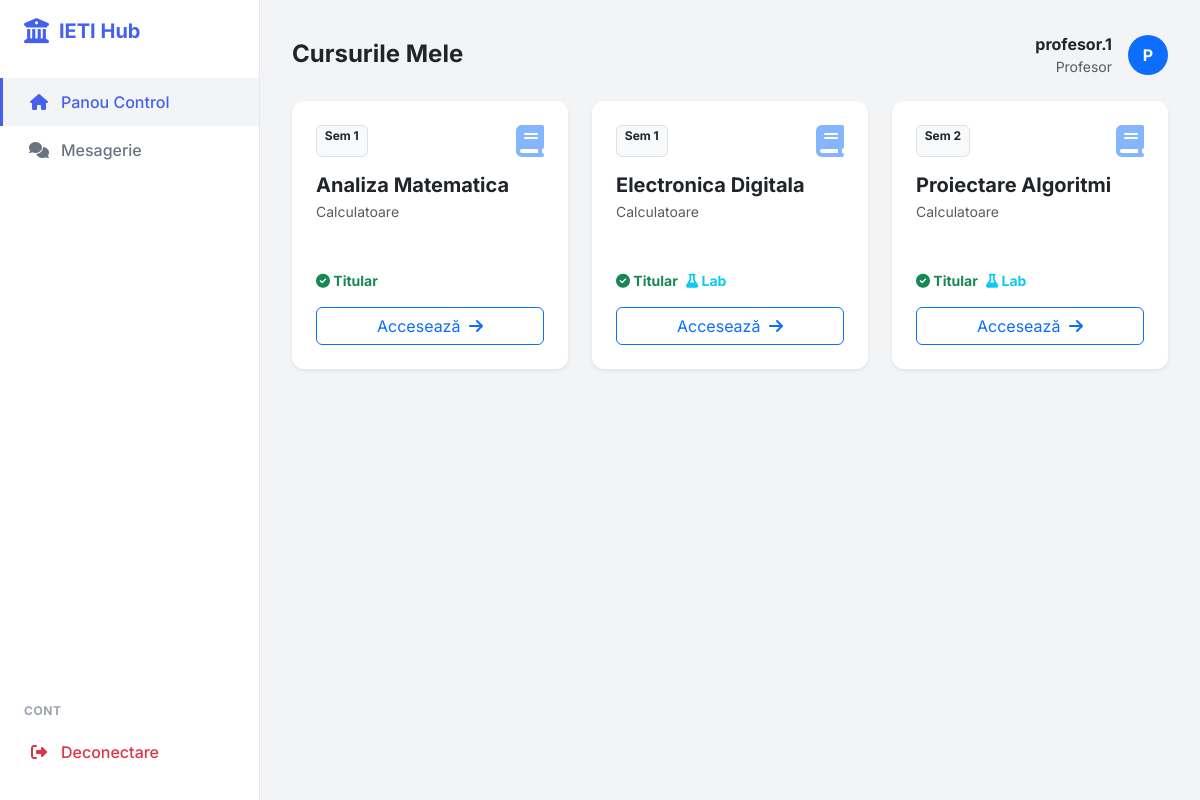
The app's page / (signed in) with its own data.
### app.py (models this page shows, shortened)
class User(UserMixin, db.Model):
    id = db.Column(db.Integer, primary_key=True)
    username = db.Column(db.String(150), unique=True, nullable=False)
    email = db.Column(db.String(150), unique=True, nullable=False)
    password = db.Column(db.String(150), nullable=False)
    role = db.Column(db.String(20), nullable=False, default='student')
    is_approved = db.Column(db.Boolean, default=False)
    student_profile = db.relationship('Student', backref='user_account', uselist=False, cascade="all, delete-orphan")
    profesor_profile = db.relationship('Profesor', backref='user_account', uselist=False, cascade="all, delete-orphan")

class Disciplina(db.Model):
    id_disciplina = db.Column(db.Integer, primary_key=True)
    nume_disciplina = db.Column(db.String(100), nullable=False)
    credite = db.Column(db.Integer, nullable=False)
    an_studiu = db.Column(db.Integer, nullable=False)
    specializare = db.Column(db.String(50), nullable=False)
    semestru = db.Column(db.Integer, nullable=False)
    has_laborator = db.Column(db.Boolean, default=False)
    has_seminar = db.Column(db.Boolean, default=False)
    has_proiect = db.Column(db.Boolean, default=False)
    id_titular = db.Column(db.Integer, db.ForeignKey('profesor.id_profesor'), nullable=True)
    id_laborant = db.Column(db.Integer, db.ForeignKey('profesor.id_profesor'), nullable=True)
    id_seminarist = db.Column(db.Integer, db.ForeignKey('profesor.id_profesor'), nullable=True)
    id_proiectant = db.Column(db.Integer, db.ForeignKey('profesor.id_profesor'), nullable=True)
    pondere_examen = db.Column(db.Integer, default=60)
    pondere_laborator = db.Column(db.Integer, default=40)
    pondere_proiect = db.Column(db.Integer, default=0)
    min_prez_curs = db.Column(db.Integer, default=50)
    min_prez_laborator = db.Column(db.Integer, default=100)
    min_prez_seminar = db.Column(db.Integer, default=100)
    min_prez_proiect = db.Column(db.Integer, default=100)
    note = db.relationship('Notare', backref='disciplina', lazy=True)
    inscrieri = db.relationship('Inscriere', backref='disciplina', lazy=True, cascade="all, delete-orphan")
    prezente = db.relationship('Prezenta', backref='disciplina', lazy=True, cascade="all, delete-orphan")

### app.py (the view)
@app.route('/')
@login_required
def index():
    if current_user.role == 'student': s = Student.query.filter_by(user_id=current_user.id).first(); return redirect(url_for('raport_student_general', student_id=s.id_student)) if s else "Cont incomplet"
    if current_user.role == 'profesor':
        prof = Profesor.query.filter_by(user_id=current_user.id).first()
        materii = Disciplina.query.filter(or_(Disciplina.id_titular == prof.id_profesor, Disciplina.id_laborant == prof.id_profesor, Disciplina.id_seminarist == prof.id_profesor, Disciplina.id_proiectant == prof.id_profesor)).all() if prof else []
        return render_template('index_profesor.html', materii=materii, profesor=prof)
    return render_template('index.html', studenti=Student.query.outerjoin(User).filter(User.is_approved==True).all(), profesori=Profesor.query.outerjoin(User).filter(User.is_approved==True).all())

### app.py (called while the page is built)
@login_manager.user_loader
def load_user(user_id):
    return User.query.get(int(user_id))

### templates/index_profesor.html (shortened to what this page needs)
{% extends "base.html" %}
{% block page_title %}Cursurile Mele{% endblock %}
{% block content %}
<div class="row g-4">
    {% for d in materii %}
    <div class="col-xl-4 col-md-6">
        <div class="card h-100 border-0 shadow-sm hover-shadow transition">
            <div class="card-body d-flex flex-column">
                <div class="d-flex justify-content-between mb-3">
                    <span class="badge bg-light text-dark border">Sem {{ d.semestru }}</span>
                    <i class="fas fa-book text-primary opacity-50 fa-2x"></i>
                </div>
                <h5 class="fw-bold text-dark mb-1">{{ d.nume_disciplina }}</h5>
                <p class="text-muted small mb-4">{{ d.specializare }}</p>
                <div class="mt-auto">
                    <div class="d-flex gap-2 mb-3 small">
                        {% if d.id_titular == profesor.id_profesor %}<span class="text-success fw-bold"><i class="fas fa-check-circle"></i> Titular</span>{% endif %}
                        {% if d.id_laborant == profesor.id_profesor %}<span class="text-info fw-bold"><i class="fas fa-flask"></i> Lab</span>{% endif %}
                    </div>
                    <a href="{{ url_for('panou_materie', id_disc=d.id_disciplina) }}" class="btn btn-outline-primary w-100">
                        Accesează <i class="fas fa-arrow-right ms-1"></i>
                    </a>
                </div>
            </div>
        </div>
    </div>
    {% else %}
    <div class="col-12 text-center py-5">
        <i class="fas fa-folder-open fa-3x text-muted mb-3"></i>
        <h5 class="text-muted">Nu aveți materii asignate.</h5>
    </div>
    {% endfor %}
</div>
{% endblock %}

### templates/base.html (shortened to what this page needs)
<!doctype html>
<html lang="ro">
<head>
    <link href="https://cdn.jsdelivr.net/npm/bootstrap@5.3.0/dist/css/bootstrap.min.css" rel="stylesheet">
    <link rel="stylesheet" href="https://cdnjs.cloudflare.com/ajax/libs/font-awesome/6.4.0/css/all.min.css">
</head>
<body>
{% if current_user.is_authenticated %}
<nav class="sidebar">
    <div class="brand">
        <i class="fas fa-university fa-lg"></i> IETI Hub
    </div>
    <div class="nav flex-column flex-grow-1">
        <a href="{{ url_for('index') }}" class="nav-link {{ 'active' if request.endpoint == 'index' else '' }}">
            <i class="fas fa-home"></i> Panou Control
        </a>
        <a href="{{ url_for('chat_home') }}" class="nav-link {{ 'active' if 'chat' in request.endpoint else '' }}">
            <i class="fas fa-comments"></i> Mesagerie
        </a>
        <div class="mt-auto mb-4">
            <div class="nav-title">Cont</div>
            <a href="{{ url_for('logout') }}" class="nav-link text-danger">
                <i class="fas fa-sign-out-alt"></i> Deconectare
            </a>
        </div>
    </div>
</nav>
{% endif %}
<main class="{{ 'main-content' if current_user.is_authenticated else '' }}">
    {% if current_user.is_authenticated and request.endpoint not in ['login', 'register'] %}
    <div class="d-flex justify-content-between align-items-center mb-4 d-none d-lg-flex">
        <div>
            <h4 class="fw-bold mb-0 text-dark">
                {% block page_title %}Dashboard{% endblock %}
            </h4>
        </div>
        <div class="d-flex align-items-center gap-3">
            <div class="text-end">
                <span class="d-block fw-bold text-dark">{{ current_user.username }}</span>
                <span class="d-block small text-muted">{{ current_user.role|capitalize }}</span>
            </div>
            <div class="bg-primary text-white rounded-circle d-flex align-items-center justify-content-center fw-bold" style="width: 40px; height: 40px;">
                {{ current_user.username[0]|upper }}
            </div>
        </div>
    </div>
    {% endif %}
    {% block content %}{% endblock %}
</main>
</body>
</html>

### templates/base.html (style rules this page uses)
:root { --primary: #4361ee; --secondary: #3f37c9; --success: #4cc9f0; --info: #4895ef; --warning: #f72585; --dark: #2b2d42; --light: #f8f9fa; --body-bg: #f3f4f6; --sidebar-width: 260px; }
body { font-family: 'Inter', sans-serif; background-color: var(--body-bg); color: #4b5563; min-height: 100vh; }
.sidebar { width: var(--sidebar-width); position: fixed; top: 0; left: 0; height: 100vh; background: #fff; border-right: 1px solid #e5e7eb; z-index: 1000; padding-top: 1rem; transition: all 0.3s; display: flex; flex-direction: column; }
.brand { padding: 0 1.5rem 2rem; font-size: 1.25rem; font-weight: 700; color: var(--primary); display: flex; align-items: center; gap: 10px; }
.nav-link { display: flex; align-items: center; padding: 0.75rem 1.5rem; color: #6b7280; font-weight: 500; transition: all 0.2s; border-left: 3px solid transparent; text-decoration: none; }
.nav-link:hover, .nav-link.active { color: var(--primary); background-color: #f3f4f6; border-left-color: var(--primary); }
.nav-link i { width: 24px; margin-right: 10px; text-align: center; }
.nav-title { padding: 1.5rem 1.5rem 0.5rem; font-size: 0.75rem; font-weight: 700; text-transform: uppercase; color: #9ca3af; letter-spacing: 0.05em; }
.main-content { margin-left: var(--sidebar-width); padding: 2rem; min-height: 100vh; transition: margin-left 0.3s; }
.card { border: none; border-radius: 12px; box-shadow: 0 1px 3px rgba(0,0,0,0.1); background: #fff; margin-bottom: 1.5rem; }
.card-body { padding: 1.5rem; }

### records on screen
User: username "profesor.1", role "Profesor", username "P"
Disciplina: semestru "1", nume_disciplina "Analiza Matematica", specializare "Calculatoare", shows "Titular"
Disciplina: semestru "1", nume_disciplina "Electronica Digitala", specializare "Calculatoare", shows "Titular", shows "Lab"
Disciplina: semestru "2", nume_disciplina "Proiectare Algoritmi", specializare "Calculatoare", shows "Titular", shows "Lab"
